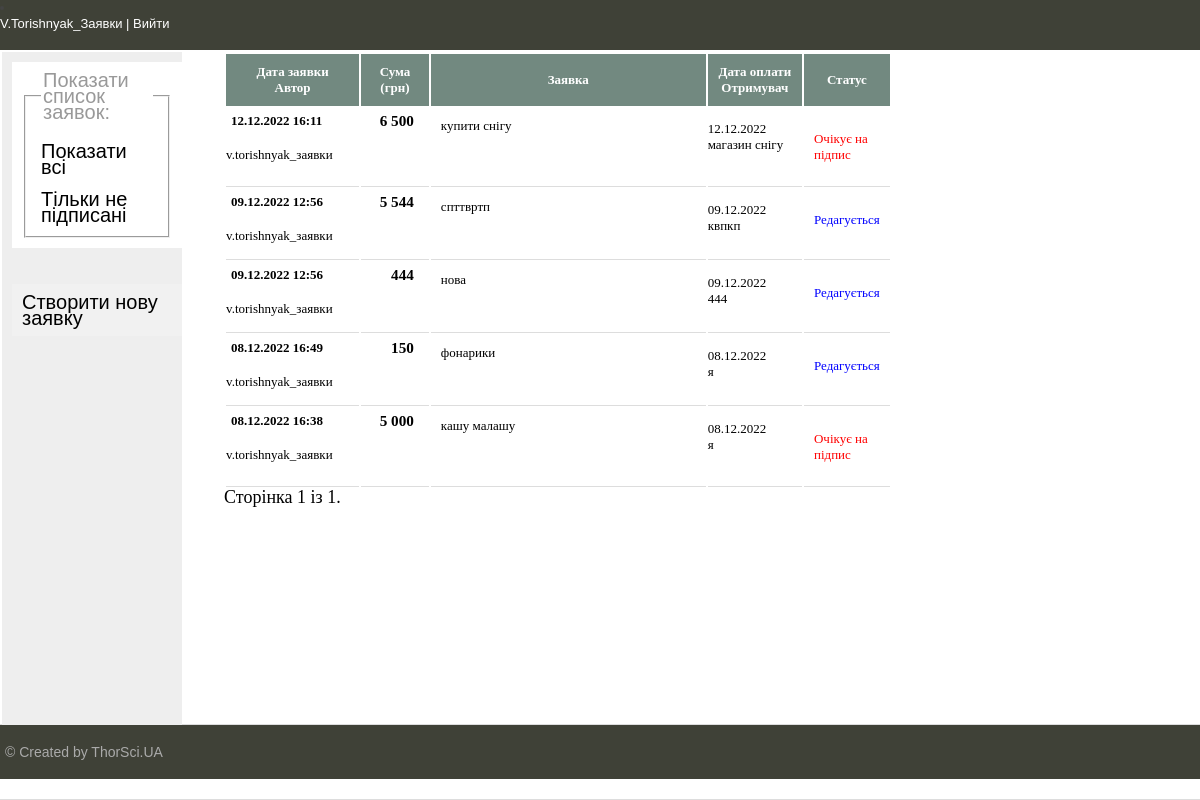
Page /req-list/?signed=False (signed in) on the committed database.
### requestApp/models.py (models this page shows, shortened)
class Req(models.Model):
    user = models.ForeignKey(User, on_delete=models.PROTECT, default=None,
                             verbose_name='Автор', related_name='reqs')
    req_date = models.DateTimeField(auto_now=True,
                                    verbose_name='Дата заявки')
    pay_date = models.DateField(verbose_name='Дата потреби',
                                default=get_default_pay_date,
                                help_text='<sup>план</sup>', )
    target = models.TextField(max_length=500, verbose_name='Ціль',
                              error_messages={'blank': 'Необхідно заповнити це поле'})
    sum = models.IntegerField(default=0, verbose_name='Сума')
    receiver = models.CharField(max_length=50, verbose_name='Отримувач')
    is_ready = models.BooleanField(default=False, verbose_name='Готово для підпису')
    is_agreed = models.BooleanField(default=False, verbose_name='Узгоджено')
    info_text = models.CharField(max_length=500, blank=True, verbose_name='Дод інфо')
    class Meta:
        verbose_name = 'Заявка'
        verbose_name_plural = 'ЗаявкиРДС'
        ordering = ['-req_date']

### requestApp/views.py (the view)
# urls.py: path('req-list/', ReqList.as_view(), name='req-list'),
class ReqList(LoginRequiredMixin, ListView):
    is_signed = False
    model = Req
    paginate_by = 8
    template_name = 'requestApp/req-list.html'
    context_object_name = 'reqs'
    def get_context_data(self, **kwargs):
        context = super().get_context_data(**kwargs)
        context['title'] = 'Перелік заявок'
        return context
    def get_queryset(self):
        signed = self.request.GET.get('signed')
        if signed is None: signed = True
        try:
            u = User.objects.get(id=self.request.user.id)
            user_role = u.userprofile.role
            if user_role == Role.DIRECTOR:
                return Req.objects.filter(
                    (Q(user=self.request.user) | Q(is_ready=True))
                    & (Q(is_agreed=False) | Q(is_agreed=signed)))
            else:
                my_userprofile = UserProfile.objects.get(user=self.request.user)
                return Req.objects.filter(
                    (Q(user=self.request.user) | Q(user__userprofile__supervisor=my_userprofile))
                    & (Q(is_agreed=False) | Q(is_agreed=signed)))
        except ObjectDoesNotExist:
            pass
        return None

### requestApp/templates/requestApp/req-list.html (shortened to what this page needs)
{% extends 'requestApp/base.html' %}
{% block content %}
<table>
    <thead>
    <tr>
        <th>Дата заявки<br>Автор</th>
        <th>Сума <br>(грн)</th>
        <th>Заявка</th>
        <th>Дата оплати<br>Отримувач</th>
        <th>Статус</th>
    </tr>
    </thead>
    {% for p in reqs %}
    <tr class="req-row" ondblclick="window.location.href = '{%  url 'req-update' p.id %}'">
        <td сlass="date-col">
            <div>
                <h4>{{p.req_date|date:"d.m.Y G:i" }} </h4>
                <p>{{p.user}}</p>
            </div>
        </td>
        <td class="sum-col"><h3>{{p.sum}} </h3></td>
        <td>
            <div class="target-col"> {{p.target|linebreaksbr}}</div>
        </td>
        <td><p>{{p.pay_date|date:"d.m.Y" }}<br>{{p.receiver}}</p></td>
        <td class="status-col">
            {% if p.is_agreed %}
            <p> Підписано на оплату
            {% elif p.is_ready %}
            <p style="color:red;"> Очікує на підпис
            {%else%}
            <p style="color:blue;"> Редагується
            {% endif %}
            </p>
        </td>
    </tr>
    {% endfor %}
</table>
<div class="pagination">
    <span class="step-links" style="font-size:18px">
        <span class="current">
            Сторінка {{ page_obj.number }} із {{ page_obj.paginator.num_pages }}.
        </span>
    </span>
</div>
{% endblock %}

### requestApp/templates/requestApp/base.html (shortened to what this page needs)
{% load static %}
<!DOCTYPE html>
<html>
<head>
    <link type="text/css" href="{% static 'requestApp/css/styles.css' %}" rel="stylesheet"/>
</head>
<body>
<table class="table-page" border=0 cellpadding="0" cellspacing="0">
    <tr>
        <td valign=top>
            {% block mainmenu %}
            <div class="header">
                <div class="clear">
                    {% if request.user.is_authenticated %}
                    <li>
                        <div class="user"><a href="{% url 'logout' %}">{{request.user|title}}   |   Вийти</a></div>
                    </li>
                    {%endif%}
                </div>
            </div>
            {% endblock mainmenu %}
            <table class="table-content">
                <tr>
                    <td valign="top" class="left-chapters">
                        <ul id="leftchapters">
                            {% if request.user.is_authenticated %}
                            <li class="btn active">
                                <fieldset>
                                    <legend>Показати список заявок:</legend>
                                    <br>
                                    <div><a href="{% url 'req-list'   %}">Показати всі</a></div>
                                    <br>
                                    <div><a href="{% url 'req-list'   %}?signed=False">Тільки не підписані</a></div>
                                </fieldset>
                            </li>
                            <br>
                            <li class="btn"><a href="{% url 'req-create' %}">Створити нову заявку</a></li>
                            {% endif %}
                        </ul>
                    </td>
                    <td valign="top" class="content">
                        <div class="content-text">
                            {% block content %}
                            {% endblock %}
                        </div>
                    </td>
                </tr>
            </table>
        </td>
    </tr>
    <tr>
        <td valign=top>
            <div id="footer">
                <p>&copy; Created by ThorSci.UA </p>
            </div>
        </td>
    </tr>
</table>
</body>
</html>

### requestApp/static/requestApp/css/styles.css (style rules this page uses)
html, body { font-family: 'Arial'; margin: 0; padding: 0; height: 100%; width: 100%; color: #444; }
a { color:black; text-decoration: none; vertical-align:center; }
.user a { color:white; }
.table-page { width: 100%; height: 100%; vertical-align: top; }
.table-page { height: 100%; }
th { background-color: #728980; color: white; height: 50px; }
table { width: 70%; }
.clear { clear: both; }
.header { background: #3F4137; height: 50px; position: sticky; top: 0; }
.table-content { width: 100%; min-height: 100%; height: 100%; }
.left-chapters { margin: 0; background: #eee; min-height: 100%; }
.left-chapters ul { width: 180px; min-height: 100%; margin: 0; padding: 0px 0px 0px 0px; list-style: none; font-size: 20px; }
.left-chapters ul li { margin: 10px 0px 10px 10px; padding: 10px 10px 10px 10px; color: #999; }
.left-chapters ul li a { text-decoration: none; width:100% }
.content { padding: 0px 20px 20px 20px; width: 100%; box-sizing: border-box; }
.content-text { margin: 0px 0 0 20px; color: #000; font-family: Yandex Sans Display Light; }
#footer { box-sizing: border-box; background: #3F4137; padding: 5px; color: #aaa; font-size: 14px; font-family: Verdana, Geneva, Arial, Helvetica; text-align: left; overflow: hidden; }
td { font-size: 0.8125rem; line-height: 16px; vertical-align: top; padding: 0px; border-bottom: 1px solid #ddd; }
thead th { position: sticky; top: 53px; }
.target-col { padding:10px; height:50px; width:200px; overflow: hidden; }
.status-col { padding:10px; height:50px; width:20px; overflow: hidden; }
.sum-col { text-align: right; padding-right:10px; }
h3, h4 { margin:0; padding:5px; }
.btn { border: none; outline: none; padding: 10px 16px; background-color: #f1f1f1; cursor: pointer; }
.active, .btn:hover { background-color: #fff; border-right-color:red; }

### rows in the picture
Req: req_date "12.12.2022 16:11", user "v.torishnyak_заявки", sum "6 500", target "купити снігу", pay_date "12.12.2022", receiver "магазин снігу", is_agreed "Очікує на підпис"
Req: req_date "09.12.2022 12:56", user "v.torishnyak_заявки", sum "5 544", target "спттвртп", pay_date "09.12.2022", receiver "квпкп", is_agreed "Редагується"
Req: req_date "09.12.2022 12:56", user "v.torishnyak_заявки", sum "444", target "нова", pay_date "09.12.2022", receiver "444", is_agreed "Редагується"
Req: req_date "08.12.2022 16:49", user "v.torishnyak_заявки", sum "150", target "фонарики", pay_date "08.12.2022", receiver "я", is_agreed "Редагується"
Req: req_date "08.12.2022 16:38", user "v.torishnyak_заявки", sum "5 000", target "кашу малашу", pay_date "08.12.2022", receiver "я", is_agreed "Очікує на підпис"

### other values in the picture
{{ request.user|title }} "V.Torishnyak_Заявки"
{{ page_obj.number }} "1"
{{ page_obj.paginator.num_pages }} "1"
